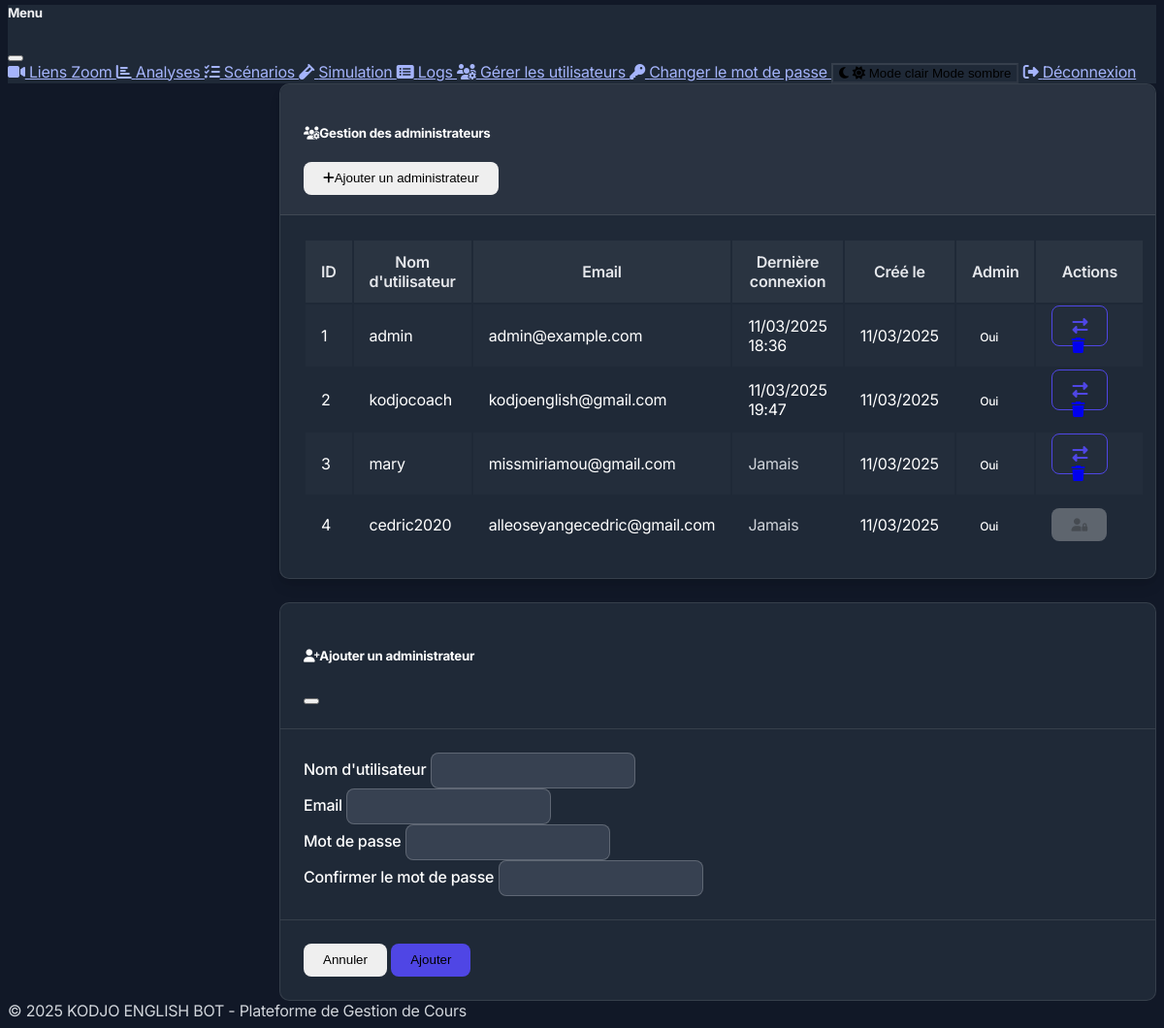
The app's page /admin-users (signed in, lower part), older data.
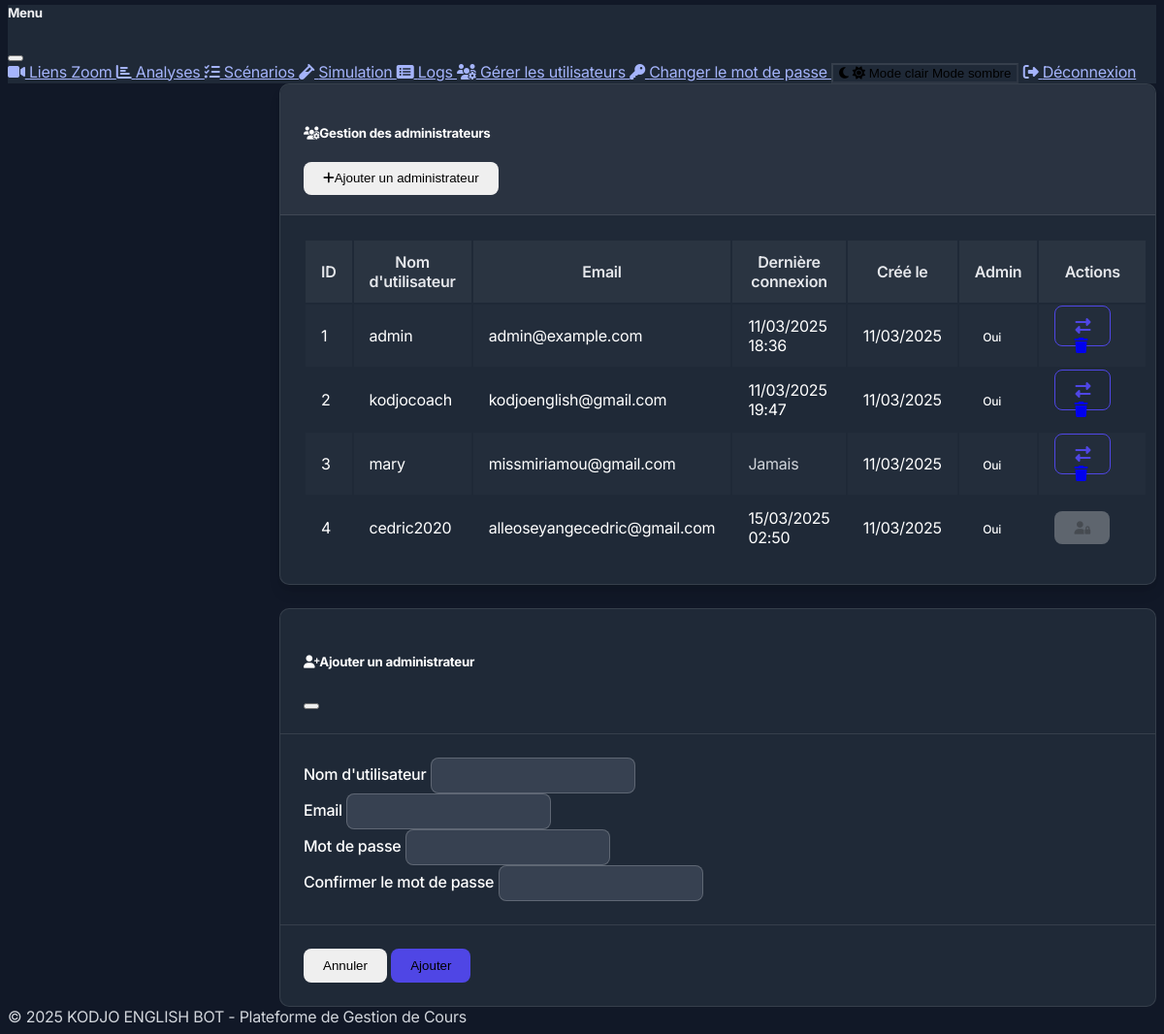
The same page, newer data.
### models.py (models this page shows, shortened)
class User(UserMixin, db.Model):
    id = db.Column(db.Integer, primary_key=True)
    username = db.Column(db.String(64), unique=True, nullable=False)
    email = db.Column(db.String(120), unique=True, nullable=False)
    password_hash = db.Column(db.String(256), nullable=False)
    is_admin = db.Column(db.Boolean, default=False)
    created_at = db.Column(db.DateTime, default=datetime.utcnow)
    last_login = db.Column(db.DateTime, nullable=True)

### routes.py (the view, shortened to what this page needs)
    @app.route('/admin-users', methods=['GET', 'POST'])
    @login_required
    def admin_users():
        if not current_user.is_admin:
            flash('Accès refusé. Vous devez être administrateur pour accéder à cette page.', 'danger')
            return redirect(url_for('dashboard'))
        form = AddAdminForm()
        users = User.query.all()
        return render_template('admin_users.html', users=users, form=form, current_user=current_user)

### forms.py (shortened to what this page needs)
class AddAdminForm(FlaskForm):
    username = StringField('Nom d\'utilisateur', validators=[DataRequired()])
    email = StringField('Email', validators=[DataRequired(), Email()])
    password = PasswordField('Mot de passe', validators=[
        DataRequired(),
        Length(min=8, message='Le mot de passe doit contenir au moins 8 caractères.')
    ])
    password2 = PasswordField('Confirmer le mot de passe', validators=[
        DataRequired(),
        EqualTo('password', message='Les mots de passe doivent correspondre.')
    ])
    submit = SubmitField('Ajouter')

### app.py (called while the page is built)
@login_manager.user_loader
def load_user(user_id):
    from models import User
    return User.query.get(int(user_id))

### templates/admin_users.html (shortened to what the changed rows need)
{% extends "layout.html" %}
{% block content %}
<div class="row">
    <div class="col-12">
        <div class="card shadow-sm border-0 rounded-lg mb-4">
            <div class="card-body">
                {% if users %}
                <div class="table-responsive">
                    <table class="table table-striped table-hover">
                        <thead class="table-light">
                            <tr>
                                <th>ID</th>
                                <th>Nom d'utilisateur</th>
                                <th>Email</th>
                                <th>Dernière connexion</th>
                                <th>Créé le</th>
                                <th>Admin</th>
                                <th>Actions</th>
                            </tr>
                        </thead>
                        <tbody>
                            {% for user in users %}
                            <tr>
                                <td>{{ user.id }}</td>
                                <td>{{ user.username }}</td>
                                <td>{{ user.email }}</td>
                                <td>
                                    {% if user.last_login %}
                                        {{ user.last_login.strftime('%d/%m/%Y %H:%M') }}
                                    {% else %}
                                        <span class="text-muted">Jamais</span>
                                    {% endif %}
                                </td>
                                <td>{{ user.created_at.strftime('%d/%m/%Y') }}</td>
                                <td>
                                    {% if user.is_admin %}
                                        <span class="badge bg-success">Oui</span>
                                    {% else %}
                                        <span class="badge bg-secondary">Non</span>
                                    {% endif %}
                                </td>
                                <td>
                                    <div class="btn-group btn-group-sm" role="group">
                                        {% if user.id != current_user.id %}
                                        <a href="{{ url_for('toggle_admin', user_id=user.id) }}" class="btn btn-outline-primary" title="Changer le statut admin">
                                            <i class="fas fa-exchange-alt"></i>
                                        </a>
                                        <a href="{{ url_for('delete_user', user_id=user.id) }}" class="btn btn-outline-danger" title="Supprimer"
                                           onclick="return confirm('Êtes-vous sûr de vouloir supprimer cet utilisateur?');">
                                            <i class="fas fa-trash"></i>
                                        </a>
                                        {% else %}
                                        <button class="btn btn-outline-secondary" disabled title="Vous ne pouvez pas modifier votre propre compte">
                                            <i class="fas fa-user-lock"></i>
                                        </button>
                                        {% endif %}
                                    </div>
                                </td>
                            </tr>
                            {% endfor %}
                        </tbody>
                    </table>
                </div>
                {% else %}
                <div class="alert alert-info">
                    <i class="fas fa-info-circle me-2"></i>Aucun utilisateur trouvé.
                </div>
                {% endif %}
            </div>
        </div>
    </div>
</div>
{% endblock %}

Row changes from the older to the newer data that the page shows:
changed User "cedric2020": last_login (not shown) → "15/03/2025 02:50"; no longer shows "Jamais"
